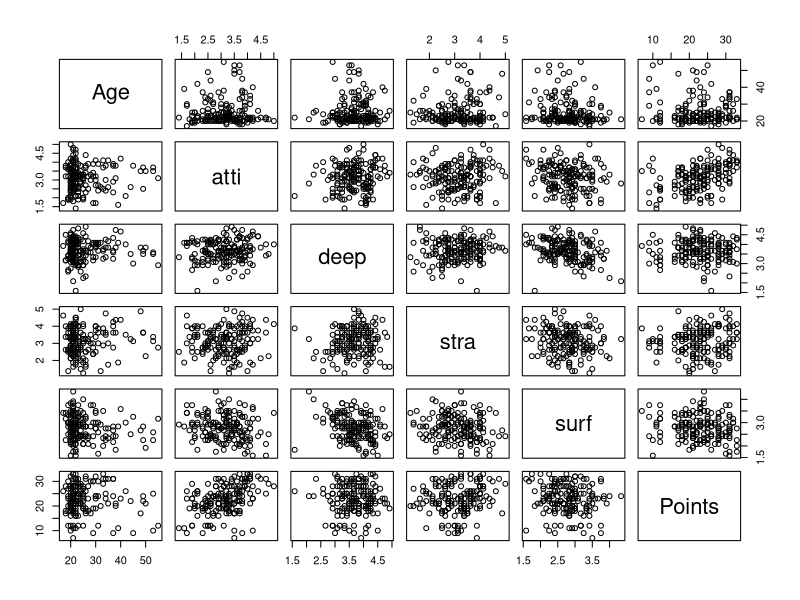

Write the R code that produced this figure.
## ---- chunk 1
date()
## ---- chunk 2
library(readr)
setwd("C:/Users/[user]/Documents/IODS-project/IODS-project/data")
learning2014 <- read_csv("learning2014.csv", 
    col_types = cols(...1 = col_skip(), gender = col_factor(levels = c("F", 
        "M")), Age = col_number(), Attitude = col_number(), 
        deep = col_number(), stra = col_number(), 
        surf = col_number(), Points = col_number()))
View(learning2014)
pairs(learning2014[-1])
